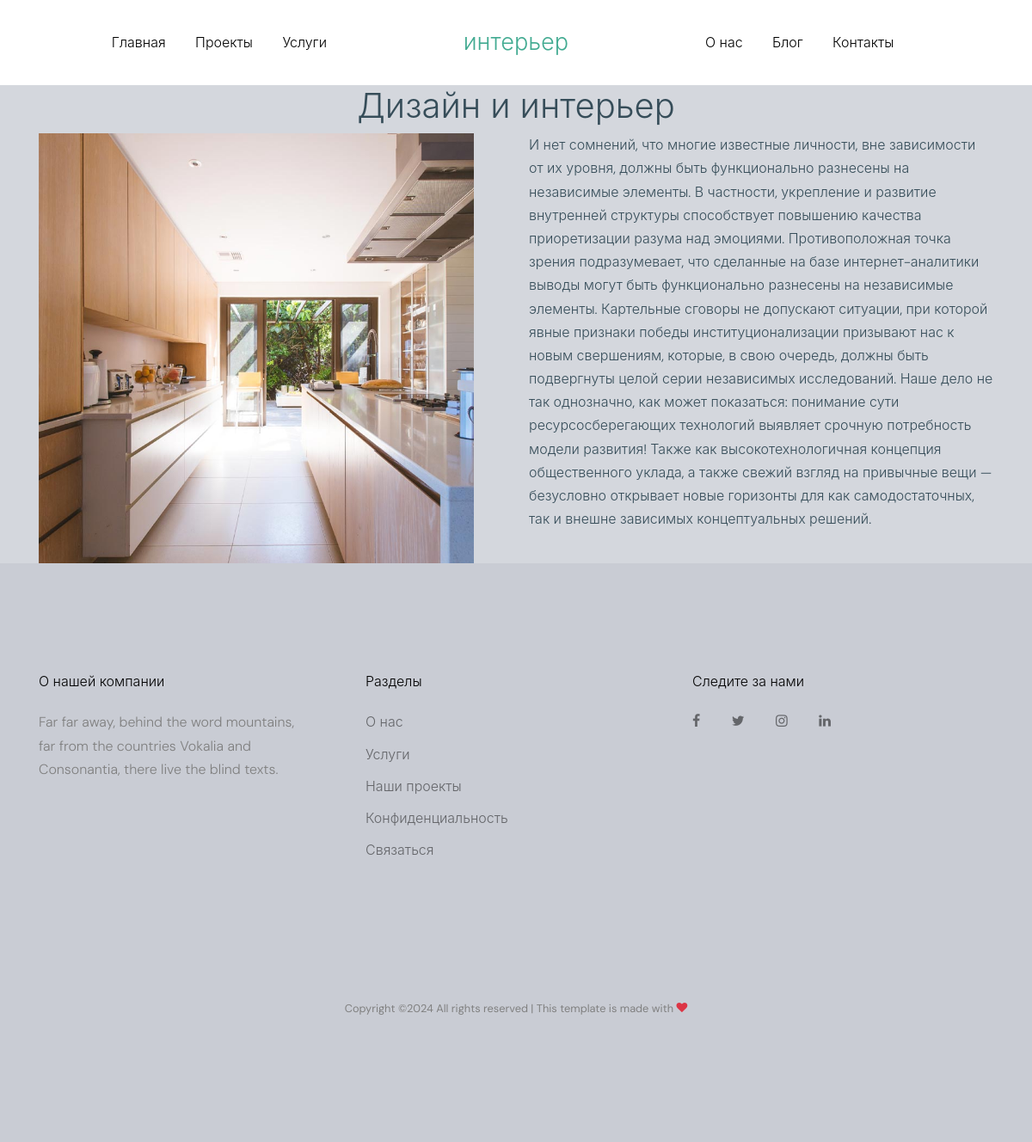
Page /blog/1/ on the committed database.
### store/models.py (models this page shows, shortened)
class Blog(models.Model):
    title = models.CharField(verbose_name='название', max_length=100)
    arcticle = models.TextField(verbose_name='статья')
    date = models.DateTimeField(auto_now_add=True)
    image = models.ImageField(verbose_name='изображение', blank=True, null=True, upload_to='images')

### store/views.py (the view)
# urls.py: path('blog/<int:id>/', views.blog_detaile, name='blog_detaile'),
def blog_detaile(request, id):
    post = Blog.objects.get(pk=id)
    context = {
        'path': request.path,
        'post': post
    }
    return render(request, 'store/blog_detaile.html', context)

### templates/store/blog_detaile.html (shortened to what this page needs)
{% extends "base.html" %}
{% load static %}
{% block content %}
    <div class="container">
        <h1 class="text-center">{{ post.title }}</h1>
        <div class="row">
            <div class="col-6">
                <img src="{{ post.image.url }}" alt="img" height="500px">
            </div>
            <div class="col-6">
                <p>{{ post.arcticle }}</p>
            </div>
        </div>
    </div>
{% endblock %}

### static/css/style.css (style rules this page uses)
html { overflow-x: hidden; }
body { line-height: 1.7; color: #364d59 !important; font-weight: 300; font-size: 1rem; background-color: #eae9e9; background-color: #d4d7dd; }
body:before { position: absolute; content: ""; left: 0; right: 0; bottom: 0; top: 0; background: rgba(0, 0, 0, 0.3); -webkit-transition: .3s all ease; -o-transition: .3s all ease; transition: .3s all ease; opacity: 0; visibility: hidden; z-index: 399; }
h1, h2, h3, h4, h5, .h1, .h2, .h3, .h4, .h5 { font-weight: 300; color: #364d59; }

### rows in the picture
Blog: title "Дизайн и интерьер", image (picture), arcticle "И нет сомнений, что многие известные личности, вне зависимости от их уровня, должны быть функционально разнесены на независимые элементы. В частности, укрепление и развитие внутренней структуры способствует повышению качества приоретизации разума над эмоциями. Противоположная точка зрения подразумевает, что сделанные на базе интернет-аналитики выводы могут быть функционально разнесены на независимые элементы. Картельные сговоры не допускают ситуации, при которой явные признаки победы институционализации призывают нас к новым свершениям, которые, в свою очередь, должны быть подвергнуты целой серии независимых исследований. Наше дело не так однозначно, как может показаться: понимание сути…"
